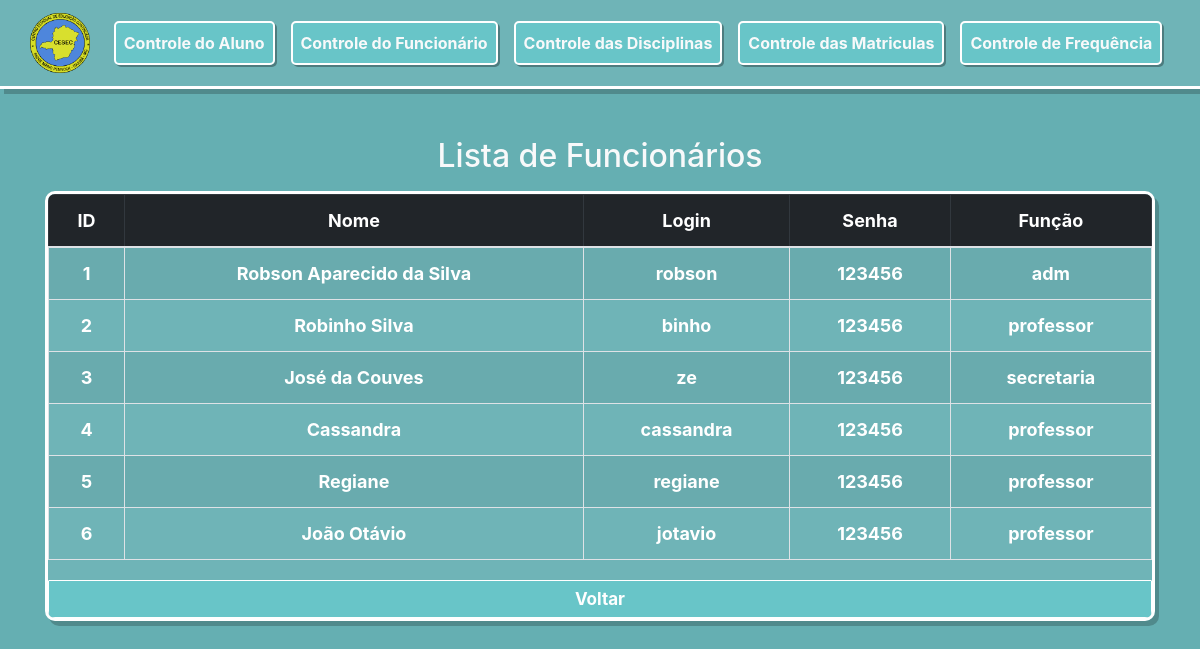
The page /professor/ListaProfessor.php on the database its author committed.
### tables this page shows
CREATE TABLE `professor` (
  `id` int(11) NOT NULL,
  `nome` varchar(100) NOT NULL,
  `login` varchar(20) NOT NULL,
  `senha` int(11) NOT NULL,
  `tipo` set('adm','secretaria','professor','') NOT NULL
);

### professor/ListaProfessor.php (the view, shortened to what this page needs)
<!DOCTYPE html>
<html>
    <head>
    </head>
	<link rel="stylesheet" href="../css/bootstrap.css" >
	<link rel="stylesheet" href="../css/Professor.css" >
	<?php
	include_once ("../conexao.php");
	$query = "SELECT * FROM professor";
	$resultado = mysqli_query($con, $query);
	?>
    <body style="background-color:#65AFB2;">
		<nav class="container-fluid mx-auto navbar navbar-expand-lg corpoMenu main-nav navbar-dark sticky-top " style="font-weight:bold; ">
			<ul class="nav navbar-nav mx-auto">
				<div class="navbar-brand">
					<a class="navbar-btn mx-auto"  href="../paginaInicialAdm.php">
						<img src="../imagens/LogoProMenu.png" alt="logo" style="width:60px;">
					</a>
				</div>
				<div class="collapse navbar-collapse text-center" id="collapsibleNavbar">
					<ul class="navbar-nav">
						<li class="nav-item botoesDoMenu ml-2 mr-2">
							<a class="nav-link text-light" href="../aluno/controleAluno.php">Controle do Aluno</a>
						</li>
						<li class="nav-item botoesDoMenu ml-2 mr-2">
							<a class="nav-link text-light" href="controleProfessor.php">Controle do Funcionário</a>
						</li>
						<li class="nav-item botoesDoMenu ml-2 mr-2">
							<a class="nav-link text-light" href="../disciplina/controleDisciplinas.php">Controle das Disciplinas</a>
						</li>
						<li class="nav-item botoesDoMenu ml-2 mr-2">
							<a class="nav-link text-light" href="../matriculas/controleMatriculas.php">Controle das Matriculas</a>
						</li>
						<li class="nav-item botoesDoMenu ml-2 mr-2">
							<a class="nav-link text-light " href="../frequencia/controleFrequencia.php">Controle de Frequência</a>
						</li>
					</ul>
				</div>
			</ul>
		</nav>
		<div class="container mb-3 mt-1">
               <h2 class="mt-5 mb-3 text-light">Lista de Funcionários</h2>
                <div class="table-responsive corpoDaTable strong">
				<table class="table table-striped table-bordered">
                <thead class="table-dark text-center">
                    <tr>
                        <th scope = "col">ID</th>
                        <th scope = "col">Nome</th>
                        <th scope = "col">Login</th>
                        <th scope = "col">Senha</th>
						<th scope = "col">Função</th>
                    </tr>
                </thead>
                <?php
                    while ($r = mysqli_fetch_assoc($resultado)) {
                        echo'<tr class="text-center">'
                        . "<th scope = 'row'>" . $r['id'] . "</th>"
                        . "<td>" . $r['nome'] . "</td>"
						. "<td>" . $r['login'] . "</td>"
						. "<td>" . $r['senha'] . "</td>"
						. "<td>" . $r['tipo'] . "</td>";
                        echo"</tr>";
                    }
                    ?>
            </table>
				<div class="mx-auto">
				<a class="btn btn-light botaoVoltar strong form-control mt-1" href="../professor/controleProfessor.php">Voltar</a>
				</div>
			</div>
			</div>
    </body>
</html>

### css/Professor.css (style rules this page uses)
.strong { font-weight:bold; }
.corpoMenu { margin-top:0px; background-color:#6fb4b7; border-bottom:3px solid white; box-shadow: 4px 5px rgba(0, 0, 0, 0.21); }
.botoesDoMenu { margin-top:3px; margin-bottom:3px; background-color:rgba(102,205,208,0.70); color:white; border:2px solid white; border-radius:5px; box-shadow: 2px 2px rgba(0, 0, 0, 0.31); }
.corpoDaTable { background-color:rgba(116,183,185,0.70); color:white; font-size:18px; border:3px solid white; border-radius:10px; box-shadow: 4px 5px rgba(0, 0, 0, 0.21); }
.botaoVoltar { background-color:rgba(102,205,208,0.70); color:white; font-size:17px; border:1px solid white; border-radius:1px; box-shadow: 2px 2px rgba(0, 0, 0, 0.31); }

### rows shown on the page
professor: id "1", nome "Robson Aparecido da Silva", login "robson", senha "123456", tipo "adm"
professor: id "2", nome "Robinho Silva", login "binho", senha "123456", tipo "professor"
professor: id "3", nome "José da Couves", login "ze", senha "123456", tipo "secretaria"
professor: id "4", nome "Cassandra", login "cassandra", senha "123456", tipo "professor"
professor: id "5", nome "Regiane", login "regiane", senha "123456", tipo "professor"
professor: id "6", nome "João Otávio", login "jotavio", senha "123456", tipo "professor"
